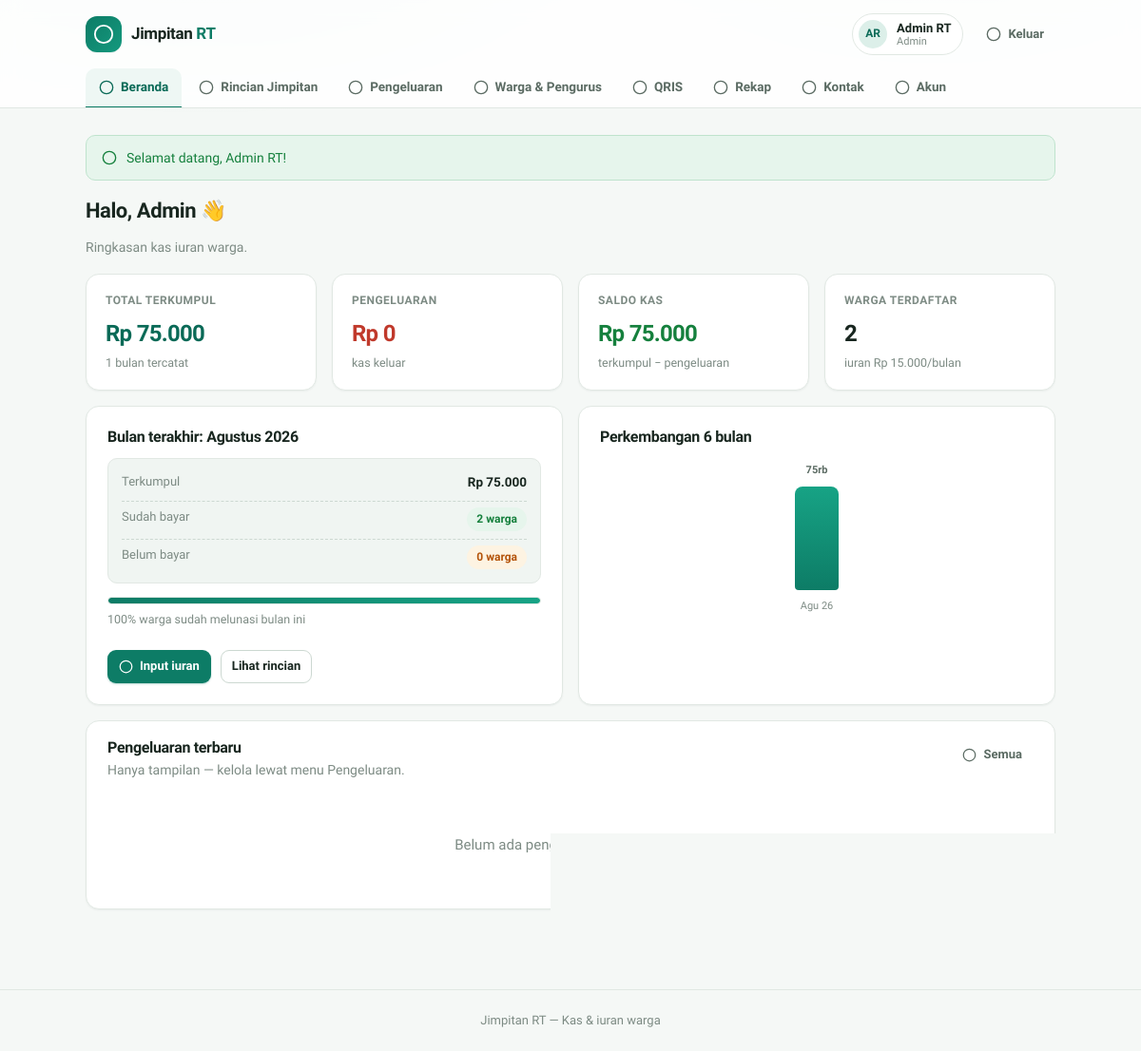
/dashboard.php (signed in), run on the app's committed database.
### tables this page shows
CREATE TABLE `users` (
  `id`            BIGINT UNSIGNED NOT NULL AUTO_INCREMENT,
  `username`      VARCHAR(30)  NOT NULL COMMENT 'Username login',
  `name`          VARCHAR(255) NOT NULL COMMENT 'Nama lengkap',
  `role`          ENUM('admin','pengurus','warga') NOT NULL DEFAULT 'warga',
  `password_hash` VARCHAR(255) NOT NULL COMMENT 'Hash bcrypt (seed awal plaintext, di-upgrade otomatis)',
  `created_at`    TIMESTAMP NOT NULL DEFAULT CURRENT_TIMESTAMP,
  PRIMARY KEY (`id`),
  UNIQUE KEY `uq_username` (`username`)
);

CREATE TABLE `jimpitan` (
  `id`             BIGINT UNSIGNED NOT NULL AUTO_INCREMENT,
  `warga_id`       BIGINT UNSIGNED NOT NULL COMMENT 'FK -> users.id',
  `month`          CHAR(7)      NOT NULL COMMENT 'Bulan pembayaran, format YYYY-MM',
  `nominal`        INT UNSIGNED NOT NULL COMMENT 'Nominal yang dibayar (Rp)',
  `recorded_by_id` BIGINT UNSIGNED NOT NULL COMMENT 'FK -> users.id (pencatat)',
  `note`           VARCHAR(255)  DEFAULT NULL COMMENT 'Catatan pembayaran',
  `created_at`     TIMESTAMP NOT NULL DEFAULT CURRENT_TIMESTAMP,
  PRIMARY KEY (`id`),
  UNIQUE KEY `uq_warga_bulan` (`warga_id`, `month`),
  KEY `idx_month` (`month`),
  CONSTRAINT `fk_jimpitan_warga` FOREIGN KEY (`warga_id`) REFERENCES `users` (`id`),
  CONSTRAINT `fk_jimpitan_pencatat` FOREIGN KEY (`recorded_by_id`) REFERENCES `users` (`id`)
);

### includes/views.php (the view, shortened to what the rows shown need)
<?php
require_once __DIR__ . '/layout.php';
function render_beranda(array $user, PDO $pdo): void
{
    $stats = publicStats($pdo);
    $expenses = publicExpenses($pdo);
    $manage = can_manage($user['role']);
    page_top('Beranda', $user, 'beranda');
    $pctPaid = $stats['totalWarga'] > 0 ? (int) round($stats['latestPaid'] / $stats['totalWarga'] * 100) : 0;
    $maxSeries = 1;
    foreach ($stats['series'] as $s) {
        $maxSeries = max($maxSeries, (int) $s['total']);
    }
    echo '<div class="section-head" style="margin-bottom:16px"><h1 class="h2">Halo, ' . e(explode(' ', trim($user['name']))[0]) . ' 👋</h1>'
        . '<p class="muted">Ringkasan kas iuran warga.</p></div>';
    echo '<div class="grid grid-4" style="margin-bottom:16px">';
    echo stat_card('Total terkumpul', rupiah($stats['grandTotal']), $stats['monthsCount'] . ' bulan tercatat', 'primary');
    echo stat_card('Pengeluaran', rupiah($stats['totalPengeluaran']), 'kas keluar', 'danger');
    echo stat_card('Saldo kas', rupiah($stats['saldo']), 'terkumpul − pengeluaran', 'success');
    echo stat_card('Warga terdaftar', (string) $stats['totalWarga'], 'iuran ' . rupiah(JIMPITAN_PER_BULAN) . '/bulan');
    echo '</div>';
    echo '<div class="grid grid-2">';
    echo '<div class="card card-pad">';
    echo '<div class="section-head" style="margin-bottom:12px"><h3 style="font-size:16px;font-weight:700;margin:0">Bulan terakhir' .
        ($stats['latestMonth'] ? ': ' . monthLabel($stats['latestMonth']) : '') . '</h3></div>';
    if ($stats['latestMonth']) {
        echo '<div class="info-box">';
        echo '<div class="row"><span class="muted">Terkumpul</span><span><strong>' . rupiah($stats['latestTotal']) . '</strong></span></div>';
        echo '<div class="row"><span class="muted">Sudah bayar</span><span><span class="badge badge-success">' . $stats['latestPaid'] . ' warga</span></span></div>';
        echo '<div class="row"><span class="muted">Belum bayar</span><span><span class="badge badge-warn">' . $stats['latestUnpaid'] . ' warga</span></span></div>';
        echo '</div>';
        echo '<div style="margin-top:14px">' . progress_bar($pctPaid) . '</div>';
        echo '<p class="muted" style="font-size:12.5px;margin:6px 0 0">' . $pctPaid . '% warga sudah melunasi bulan ini</p>';
    } else {
        echo '<p class="muted">Belum ada pembayaran tercatat.</p>';
    }
    if ($manage) {
        echo '<div class="form-actions" style="margin-top:16px">'
            . '<a class="btn btn-primary btn-sm" href="dashboard.php?view=jimpitan">' . svg_icon('plus', 15) . 'Input iuran</a>'
            . '<a class="btn btn-outline btn-sm" href="dashboard.php?view=jimpitan">Lihat rincian</a></div>';
    } else {
        echo '<div class="form-actions" style="margin-top:16px"><a class="btn btn-outline btn-sm" href="dashboard.php?view=jimpitan">Lihat rincian</a></div>';
    }
    echo '</div>';
    echo '<div class="card card-pad">';
    echo '<div class="section-head" style="margin-bottom:6px"><h3 style="font-size:16px;font-weight:700;margin:0">Perkembangan 6 bulan</h3></div>';
    if ($stats['series']) {
        echo '<div class="chart">';
        foreach ($stats['series'] as $s) {
            echo '<div class="chart-col"><span class="chart-value">' . number_format((int) $s['total'] / 1000, 0, ',', '.') . 'rb</span>'
                . '<div class="chart-bar" style="height:' . max(4, (int) round((int) $s['total'] / $maxSeries * 100)) . '%"></div>'
                . '<span class="chart-label">' . monthShortLabel($s['month']) . '</span></div>';
        }
        echo '</div>';
    } else {
        echo '<p class="muted" style="padding:26px 0;text-align:center">Belum ada data pembayaran.</p>';
    }
    echo '</div>';
    echo '</div>';
    echo '<div class="card" style="margin-top:16px">';
    echo '<div class="card-head"><div><h3>Pengeluaran terbaru</h3><p class="muted">Hanya tampilan — kelola lewat menu Pengeluaran.</p></div>'
        . '<a class="btn btn-ghost btn-sm" href="dashboard.php?view=pengeluaran">' . svg_icon('right', 15) . 'Semua</a></div>';
    if ($expenses['items']) {
        echo '<div class="table-wrap" style="border:none;box-shadow:none;margin:14px 22px 22px"><table class="table"><thead><tr>'
            . '<th>Tanggal</th><th>Alasan</th><th style="text-align:right">Nominal</th></tr></thead><tbody>';
        foreach ($expenses['items'] as $x) {
            echo '<tr><td class="muted-cell">' . formatTanggal($x['created_at']) . '</td><td>' . e($x['alasan']) . '</td>'
                . '<td class="num" style="text-align:right">' . rupiah((int) $x['nominal']) . '</td></tr>';
        }
        echo '</tbody></table></div>';
    } else {
        echo '<p class="empty">Belum ada pengeluaran kas tercatat.</p>';
    }
    echo '</div>';
    page_bottom();
}

### includes/layout.php (shortened to what the rows shown need)
<?php
require_once __DIR__ . '/auth.php';
function svg_icon(string $name, int $size = 18): string
{
    $body = $icons[$name] ?? '<circle cx="12" cy="12" r="10"/>';
    return '<svg class="icon" width="' . $size . '" height="' . $size . '" viewBox="0 0 24 24" fill="none" '
        . 'stroke="currentColor" stroke-width="2" stroke-linecap="round" stroke-linejoin="round" aria-hidden="true">'
        . $body . '</svg>';
}
function nav_items(string $role): array
{
    $all = [
        'beranda'     => ['Beranda', 'home', ['admin', 'pengurus', 'warga']],
        'jimpitan'    => ['Rincian Jimpitan', 'calendar', ['admin', 'pengurus', 'warga']],
        'pengeluaran' => ['Pengeluaran', 'wallet', ['admin', 'pengurus', 'warga']],
        'warga'       => ['Warga & Pengurus', 'users', ['admin']],
        'qris'        => ['QRIS', 'qr', ['admin', 'pengurus', 'warga']],
        'rekap'       => ['Rekap', 'db', ['admin', 'pengurus']],
        'kontak'      => ['Kontak', 'phone', ['admin', 'pengurus', 'warga']],
        'akun'        => ['Akun', 'user', ['admin', 'pengurus', 'warga']],
    ];
    $items = [];
    foreach ($all as $key => [$label, $icon, $roles]) {
        if (in_array($role, $roles, true)) {
            $items[$key] = [$label, $icon];
        }
    }
    return $items;
}
function render_header(array $user, string $active): void
{
    $items = nav_items($user['role']);
    $roleLabel = ['admin' => 'Admin', 'pengurus' => 'Pengurus', 'warga' => 'Warga'];
    echo '<header class="topbar">';
    echo '<div class="container topbar-inner">';
    echo '<a class="brand" href="dashboard.php"><span class="brand-mark">' . svg_icon('coins', 22) . '</span>'
        . '<span class="brand-text">Jimpitan <strong>RT</strong></span></a>';
    echo '<div class="topbar-right">';
    echo '<span class="user-chip"><span class="avatar">' . e(initials($user['name'])) . '</span>'
        . '<span class="user-meta"><span class="user-name">' . e($user['name']) . '</span>'
        . '<span class="user-role">' . e($roleLabel[$user['role']] ?? $user['role']) . '</span></span></span>';
    echo '<a class="btn btn-ghost btn-sm" href="logout.php">' . svg_icon('logout', 16) . 'Keluar</a>';
    echo '</div></div>';
    echo '<nav class="container nav-tabs" aria-label="Menu utama">';
    foreach ($items as $key => [$label, $icon]) {
        $cls = $key === $active ? ' nav-tab-active' : '';
        echo '<a class="nav-tab' . $cls . '" href="dashboard.php?view=' . $key . '">' . svg_icon($icon, 16) . $label . '</a>';
    }
    echo '</nav>';
    echo '</header>';
}
function page_top(string $title, ?array $user = null, ?string $active = null): void
{
    echo '<!doctype html><html lang="id"><head><meta charset="utf-8">'
        . '<meta name="viewport" content="width=device-width, initial-scale=1">'
        . '<title>' . e($title) . ' — ' . APP_NAME . '</title>'
        . '<link rel="preconnect" href="https://fonts.googleapis.com">'
        . '<link rel="preconnect" href="https://fonts.gstatic.com" crossorigin>'
        . '<link rel="stylesheet" href="https://fonts.googleapis.com/css2?family=Plus+Jakarta+Sans:wght@400;500;600;700;800&display=swap">'
        . '<link rel="stylesheet" href="assets/style.css">'
        . '</head><body><div class="glow-bg" aria-hidden="true"></div>';
    if ($user) {
        render_header($user, $active);
    }
    echo '<main class="container page">';
    foreach (flash_get() as $f) {
        echo '<div class="flash flash-' . e($f['type']) . '"><span class="flash-icon">'
            . svg_icon($f['type'] === 'success' ? 'check' : 'alert', 16) . '</span>'
            . e($f['msg']) . '</div>';
    }
}
function page_bottom(): void
{
    echo '</main>';
    echo '<footer class="footer"><div class="container">' . APP_NAME . ' — ' . APP_TAGLINE . '</div></footer>';
    echo '</body></html>';
}
function stat_card(string $label, string $value, string $sub = '', string $tone = ''): string
{
    return '<div class="card stat-card' . ($tone ? ' stat-' . $tone : '') . '">'
        . '<p class="stat-label">' . e($label) . '</p>'
        . '<p class="stat-value">' . $value . '</p>'
        . ($sub !== '' ? '<p class="stat-sub">' . $sub . '</p>' : '')
        . '</div>';
}
function progress_bar(int $pct, string $tone = 'primary'): string
{
    $pct = max(0, min(100, $pct));
    return '<div class="progress"><div class="progress-fill progress-' . e($tone) . '" style="width:' . $pct . '%"></div></div>';
}

### data on the page
users: name "AR", name "Admin RT", role "Admin", name "Admin"
jimpitan: month "Agustus 2026", id "2", id "100"

### other printed values
$label "Beranda"
$label "Rincian Jimpitan"
$label "Pengeluaran"
$label "Warga & Pengurus"
$label "QRIS"
$label "Rekap"
$label "Kontak"
$label "Akun"
$f['msg'] "Selamat datang, Admin RT!"
$label "TOTAL TERKUMPUL PENGELUARAN SALDO KAS WARGA TERDAFTAR"
$value "Rp 75.000 Rp 0 Rp 75.000 2"
$sub "1 bulan tercatat kas keluar terkumpul − pengeluaran iuran Rp 15.000/bulan"
rupiah($stats['latestTotal']) "Rp 75.000"
$stats['latestUnpaid'] "0"
monthShortLabel($s['month']) "Agu 26"
